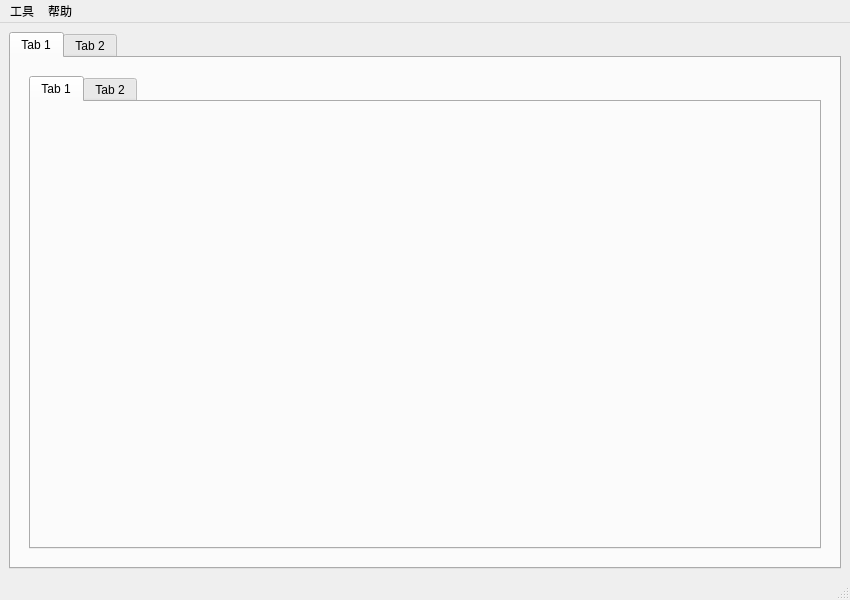
<?xml version="1.0" encoding="UTF-8"?>
<ui version="4.0">
 <class>MainWindow</class>

 <widget class="QMainWindow" name="MainWindow">
  <property name="geometry">
   <rect>
    <x>0</x>
    <y>0</y>
    <width>850</width>
    <height>600</height>
   </rect>
  </property>

  <property name="windowTitle">
   <string>MainWindow</string>
  </property>

  <!-- central widget -->
  <widget class="QWidget" name="centralwidget">
   <layout class="QVBoxLayout" name="mainLayout">
    <item>
     <widget class="QTabWidget" name="tabWidget">

      <!-- 外层 Tab 1 -->
      <widget class="QWidget" name="tab_outer_1">
       <attribute name="title">
        <string>Tab 1</string>
       </attribute>

       <layout class="QVBoxLayout" name="outerTabLayout">
        <item>

         <!-- ★ 内层 QTabWidget 的容器 QWidget（关键修复点） -->
         <widget class="QWidget" name="innerTabContainer">
          <layout class="QVBoxLayout" name="innerContainerLayout">
           <item>
            <widget class="QTabWidget" name="tabWidget_inner">

             <!-- 内层 Tab 1 -->
             <widget class="QWidget" name="tab_inner_1">
              <attribute name="title">
               <string>Tab 1</string>
              </attribute>
              <layout class="QVBoxLayout" name="innerTab1Layout"/>
             </widget>

             <!-- 内层 Tab 2 -->
             <widget class="QWidget" name="tab_inner_2">
              <attribute name="title">
               <string>Tab 2</string>
              </attribute>
              <layout class="QVBoxLayout" name="innerTab2Layout"/>
             </widget>

            </widget>
           </item>
          </layout>
         </widget>

        </item>
       </layout>
      </widget>

      <!-- 外层 Tab 2 -->
      <widget class="QWidget" name="tab_outer_2">
       <attribute name="title">
        <string>Tab 2</string>
       </attribute>
       <layout class="QVBoxLayout" name="outerTab2Layout"/>
      </widget>

     </widget>
    </item>
   </layout>
  </widget>

  <!-- menubar -->
  <widget class="QMenuBar" name="menubar">
   <property name="geometry">
    <rect>
     <x>0</x>
     <y>0</y>
     <width>850</width>
     <height>33</height>
    </rect>
   </property>

   <widget class="QMenu" name="menu">
    <property name="title">
     <string>工具</string>
    </property>
   </widget>

   <widget class="QMenu" name="menu_2">
    <property name="title">
     <string>帮助</string>
    </property>
   </widget>

   <addaction name="menu"/>
   <addaction name="menu_2"/>
  </widget>

  <widget class="QStatusBar" name="statusbar"/>

 </widget>

 <resources/>
 <connections/>
</ui>
